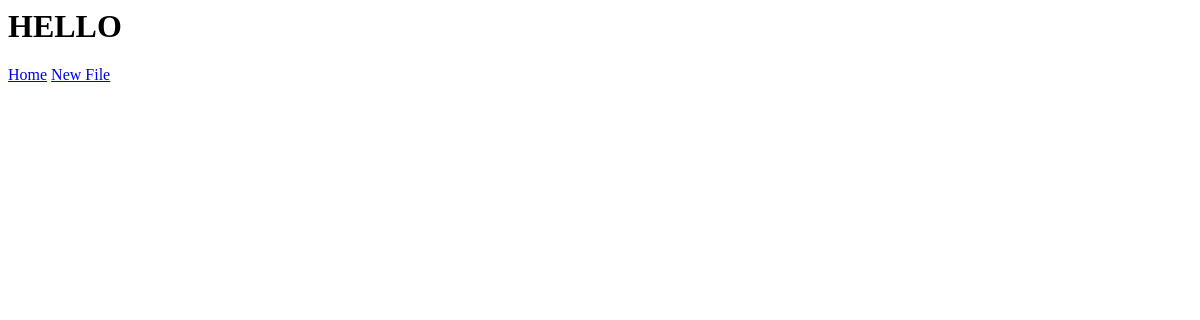
Page /records/details/1/files/ on the earlier database version.
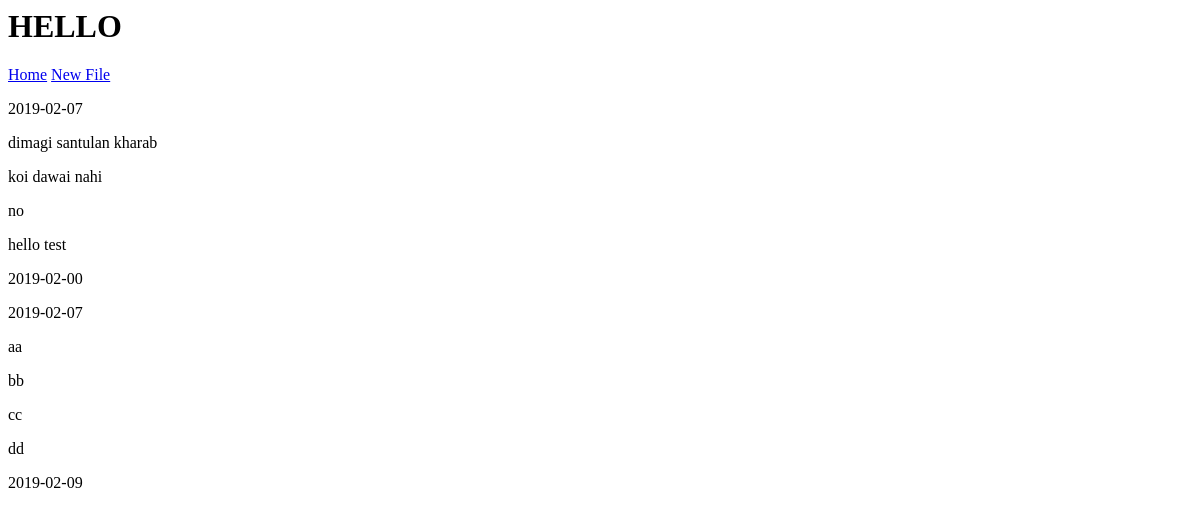
Same page on the later database version.
### records/models.py (models this page shows)
class Files(models.Model):
    patient_no = models.CharField(max_length=10,null=False)
    date_of_visiting = models.CharField(max_length=11,null=False)
    symptoms = models.TextField(max_length=300,null=False)
    drugs = models.TextField(max_length=300,null=False)
    dosage = models.TextField(max_length=300,null=False)
    tests_to_be_done = models.TextField(max_length=300,null=False)
    date_for_revisit = models.CharField(max_length=11,null=True)

### records/views.py (the view)
# urls.py: url(r'^details/(?P<id>\d+)/files/$', views.files, name='files'),
def files(request, id):
    record = Records.objects.get(id=id)
    file = Files.objects.filter(patient_no = id)
    context = {
        'record' : record,
        'file':file,
    }
    return render(request, 'files.html', context)

### templates/files.html
{% block content %}
<h1>HELLO</h1>
<a href="{% url 'home' %}">Home</a>
<a href="{% url 'newfiles' record.pk %}">New File</a><br>
{% for f in file %}
<p>{{f.date_of_visiting}}</p>
<p>{{f.symptoms}}</p>
<p>{{f.drugs}}</p>
<p>{{f.dosage}}</p>
<p>{{f.tests_to_be_done}}</p>
<p>{{f.date_for_revisit}}</p>
{% endfor %}
{% endblock %}

Differences in the rows shown:
added Files: date_of_visiting "2019-02-07", symptoms "dimagi santulan kharab", drugs "koi dawai nahi", dosage "no", tests_to_be_done "hello test", date_for_revisit "2019-02-00"
added Files: date_of_visiting "2019-02-07", symptoms "aa", drugs "bb", dosage "cc", tests_to_be_done "dd", date_for_revisit "2019-02-09"
